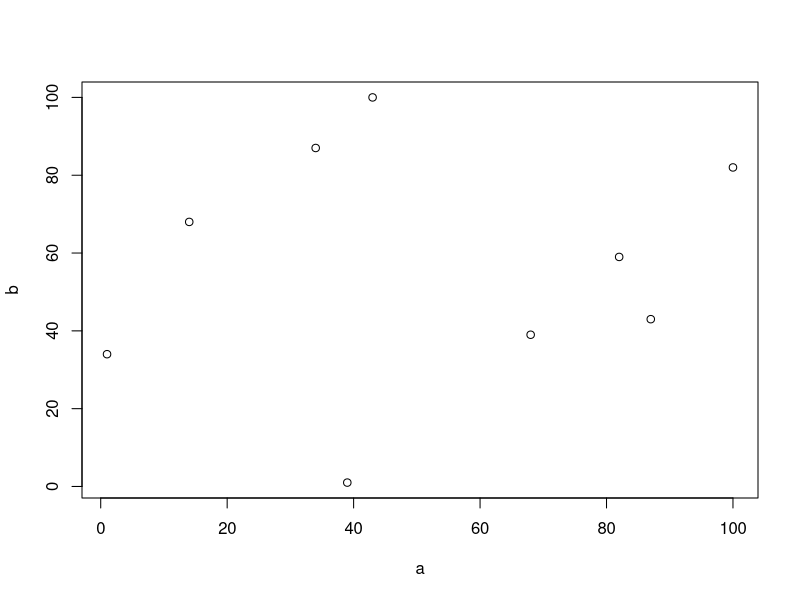
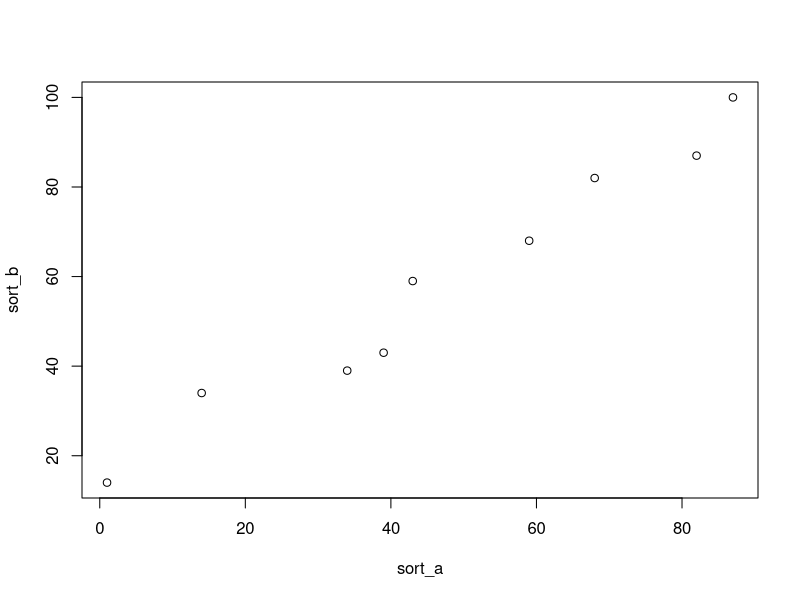
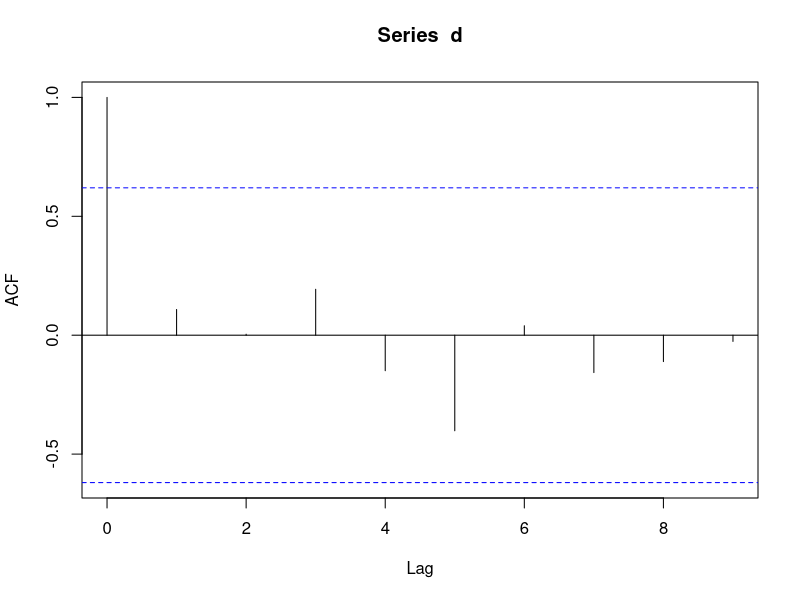
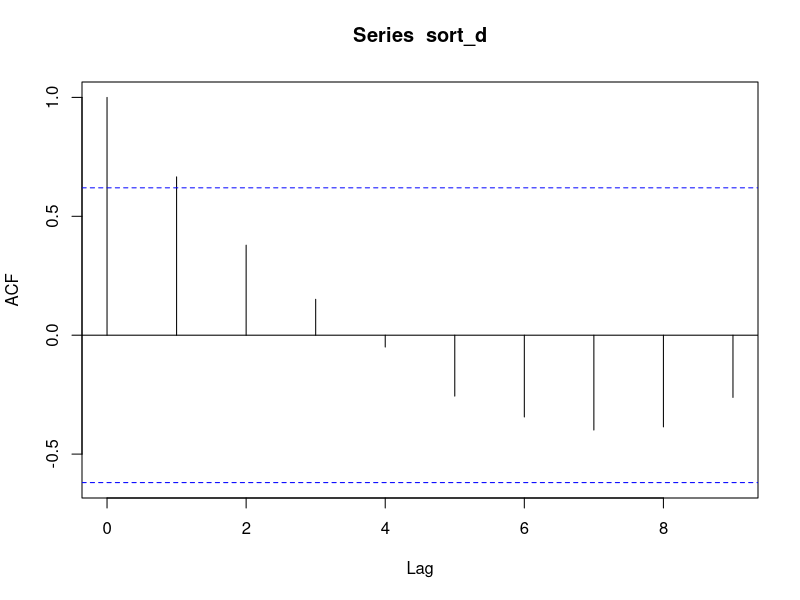
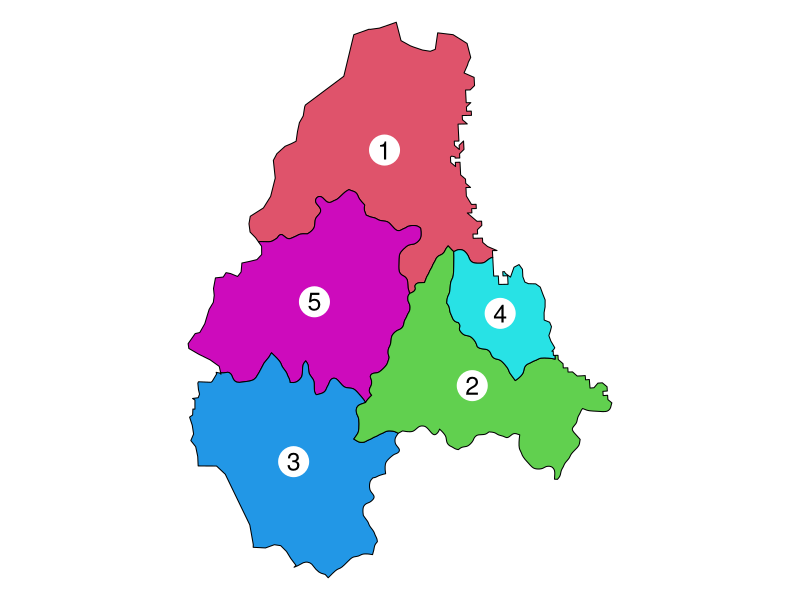
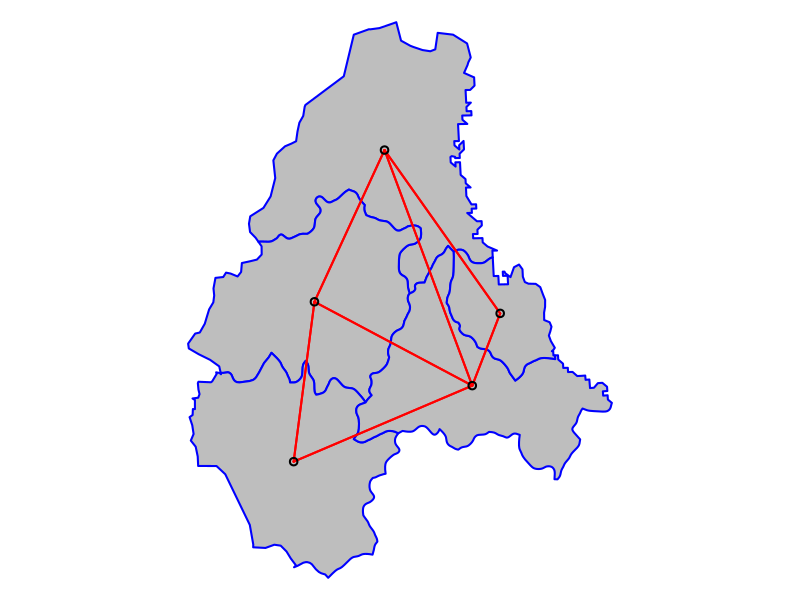
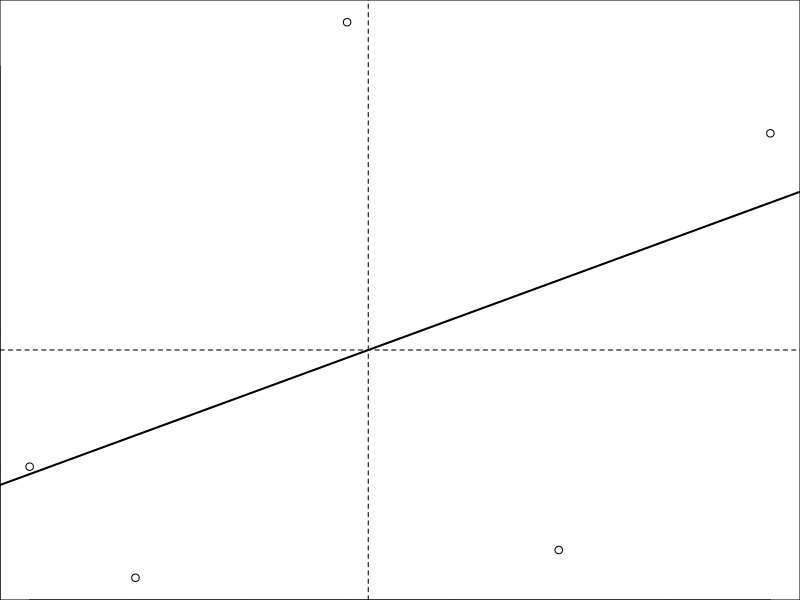

These charts were generated, in order, by the following R code:
#Autocorrelation


########################################################
#Temporal Autocorrelation
########################################################
set.seed(0)

#  autocorrelation between random values (weak)
d <- sample(100,10)
d
## d =  14  68  39   1  34  87  43 100  82  59
a <- d[-length(d)]
## a =  14  68  39   1  34  87  43 100  82
b <- d[-1]
## b =  68  39   1  34  87  43 100  82  59
plot(a,b)
cor(a,b)
#  0.1227634


#  autocorrelation between sorted random values (strong)
sort_d <- sort(d)
sort_a <- sort_d[-length(sort_d)]
sort_b <- sort_d[-1]
plot(sort_a, sort_b)
cor(sort_a, sort_b)
#  0.98192258


#  autocorrelation for several different lags (shift lengths)
#  above dotted blue line = reject H0 that correlation is 0
par(mfrow=c(1,1))
acf(d)
acf(sort_d)


########################################################
#Spatial Autocorrelation (manual)
########################################################
library(raster)
#  raster comes with datasets
p <- shapefile(system.file("external/lux.shp", package = "raster"))
#  include rows where NAME_1 == "Diekrich"
p_Diekirch <- p[p$NAME_1=="Diekirch",]
#  create new column called value
p_Diekirch$value <- c(10, 8, 4, 11, 6)
p_Diekirch$value <- c(80, 90, 65, 100, 70)
data.frame(p_Diekirch)


#  Let's investigate spatial autocorrelation for value
#  "Do adjacent regions affect each other?
#  We will go through the process manually first
par(mai=c(0,0,0,0))
plot(p_Diekirch, col=2:7)
xy <- coordinates(p_Diekirch)
points(xy, cex=6, pch=20, col='white')
text(p_Diekirch, 'ID_2', cex=1.5)


#  Now we define what polygons are "near"
#  We'll use adjacency as a criterion
library(spdep)
w <- poly2nb(p_Diekirch, row.names = p_Diekirch$Id)
class(w)
summary(w)
# Neighbour list object:
# Number of regions: 5 
# Number of nonzero links: 14 
# Percentage nonzero weights: 56 
# Average number of links: 2.8 
# Link number distribution:
#   
# 2 3 4 
# 2 2 1 
# 2 least connected regions:
# 3 4 with 2 links
# 1 most connected region:
# 2 with 4 links
str(w)
# List of 5
# $ : int [1:3] 2 4 5
# $ : int [1:4] 1 3 4 5
# $ : int [1:2] 2 5
# $ : int [1:2] 1 2
# $ : int [1:3] 1 2 3
# - attr(*, "class")= chr "nb"
# - attr(*, "region.id")= chr [1:5] "1" "2" "3" "4" ...
# - attr(*, "call")= language poly2nb(pl = p_Diekirch, row.names = p_Diekirch$Id)
# - attr(*, "type")= chr "queen"
# - attr(*, "sym")= logi TRUE


#  Try to decipher the meaning of the above data


#  Now let's plot the links between polygons
plot(p_Diekirch, col='gray', border='blue', lwd=2)
plot(w, xy, col='red', lwd=2, add=TRUE)


#  Transform w into spatial weights matrix
#  Since we are only considering adjacency, w will be a simple binary matrix
wm <- nb2mat(w, style='B')
wm
# [,1] [,2] [,3] [,4] [,5]
# 1    0    1    0    1    1
# 2    1    0    1    1    1
# 3    0    1    0    0    1
# 4    1    1    0    0    0
# 5    1    1    1    0    0
# attr(,"call")
# nb2mat(neighbours = w, style = "B")


#  Now we can compute Moran's I (statistic measuring spatial correlation)
n <- length(p_Diekirch)
y <- p_Diekirch$value
ybar <- mean(y)
dy <- y - ybar
g <- expand.grid(dy, dy)
yiyj <- g[,1] * g[,2]
pm <- matrix(yiyj, ncol=n)
#  NOTE THIS IS NOT MATRIX MULTIPLICATION
pmw <- pm * wm
spmw <- sum(pmw)
spmw
smw <- sum(wm)
sw <- spmw /smw
vr <- n / sum(dy^2)
MI <- vr * sw
MI

pm

########################################################
#Spatial Autocorrelation (manual) + Significance Test
########################################################
#  Now we will do the same process, but using the features
#  of the library. We also will do a significance test.

#  Using binary for TRUE/FALSE distance, as we are only considering adjacency
ww <- nb2listw(w, style='B')

#  Use the moran function to compute Moran's I
moran(p_Diekirch$value, ww, n=length(ww$neighbours), S0 = Szero(ww))


#  Now we will test for significance. We will use a Monte Carlo simulation.
#  Here's how it works: Values will be RANDOMLY assigned to polygons, and then
#  the Moran's I is computed. This is repeated several times to create a 
#  random distribution of Moran's I's. Then, we calculate the Moran's I that we
#  actually get from our dataset. We compare this value with the distribution
#  acquired from the Monte Carlo simulation. If our value isn't too much of an outlier
#  in our distribution, than we will fail to reject H0 and conclude that adjacent reigons
#  do not have a significant affect on each others value's. However, if the value 
#  is a big outlier, than we will reject H0 and conclude adjacent regions have a significant affect 
#  on each other's values

#  Here we run our MC simulation. Here we do 99 iterations.
moran.mc(p_Diekirch$value, ww, nsim=99)

#  looks like we reject H0. 


#  We can also make a "Moran scatter plot" to visualize spatial autocorrelation.
#  First, get the neighbouring values for each value
n <- length(p_Diekirch)
ms <- cbind(id=rep(1:n, each=n), y=rep(y, each=n), value=as.vector(wm * y))

#  Remove zeros
ms <- ms[ms[,3] > 0,]

#  Compute average neighbour value
ams <- aggregate(ms[,2:3], list(ms[,1]), FUN=mean)
ams <- ams[,-1]
colnames(ams) <- c('y', 'spatially lagged y')
head(ams)

#  Now plot
plot(ams)
reg <- lm(ams[,2] ~ ams[,1])
abline(reg, lwd=2)
abline(h=mean(ams[,2]), lt=2)
abline(v=ybar, lt=2)

#  Notice that the slope of the regression line is almost the
#  same as Moran's 1
coefficients(reg)[2]
